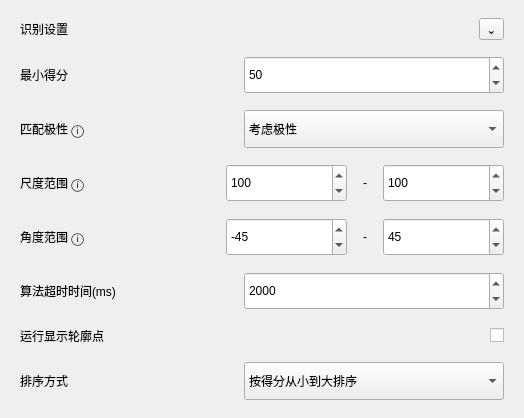
                  <widget class="QFrame" name="recognitionSettingsCard">
                   <property name="frameShape">
                    <enum>QFrame::NoFrame</enum>
                   </property>
                   <property name="panelRole" stdset="0">
                    <string>configCard</string>
                   </property>
                   <layout class="QVBoxLayout" name="verticalLayout_recognitionSettings">
                    <property name="spacing">
                     <number>16</number>
                    </property>
                    <property name="leftMargin">
                     <number>20</number>
                    </property>
                    <property name="topMargin">
                     <number>18</number>
                    </property>
                    <property name="rightMargin">
                     <number>20</number>
                    </property>
                    <property name="bottomMargin">
                     <number>18</number>
                    </property>
                    <item>
                     <layout class="QHBoxLayout" name="horizontalLayout_recognitionHeader">
                      <item>
                       <widget class="QLabel" name="recognitionSettingsTitleLabel">
                        <property name="text">
                         <string>识别设置</string>
                        </property>
                        <property name="role" stdset="0">
                         <string>cardTitle</string>
                        </property>
                       </widget>
                      </item>
                      <item>
                       <spacer name="horizontalSpacer_recognitionHeader">
                        <property name="orientation">
                         <enum>Qt::Horizontal</enum>
                        </property>
                        <property name="sizeHint" stdset="0">
                         <size>
                          <width>40</width>
                          <height>20</height>
                         </size>
                        </property>
                       </spacer>
                      </item>
                      <item>
                       <widget class="QToolButton" name="recognitionCollapseButton">
                        <property name="text">
                         <string>⌄</string>
                        </property>
                        <property name="role" stdset="0">
                         <string>collapseCard</string>
                        </property>
                       </widget>
                      </item>
                     </layout>
                    </item>
                    <item>
                     <layout class="QHBoxLayout" name="horizontalLayout_minScore">
                      <property name="leftMargin">
                       <number>0</number>
                      </property>
                      <property name="topMargin">
                       <number>0</number>
                      </property>
                      <property name="rightMargin">
                       <number>0</number>
                      </property>
                      <property name="bottomMargin">
                       <number>0</number>
                      </property>
                      <item>
                       <widget class="QLabel" name="minScoreLabel">
                        <property name="minimumSize">
                         <size>
                          <width>150</width>
                          <height>0</height>
                         </size>
                        </property>
                        <property name="text">
                         <string>最小得分</string>
                        </property>
                        <property name="role" stdset="0">
                         <string>rowField</string>
                        </property>
                       </widget>
                      </item>
                      <item>
                       <widget class="QSpinBox" name="minScoreSpinBox">
                        <property name="minimumSize">
                         <size>
                          <width>260</width>
                          <height>38</height>
                         </size>
                        </property>
                        <property name="minimum">
                         <number>0</number>
                        </property>
                        <property name="maximum">
                         <number>100</number>
                        </property>
                        <property name="value">
                         <number>50</number>
                        </property>
                       </widget>
                      </item>
                     </layout>
                    </item>
                    <item>
                     <layout class="QHBoxLayout" name="horizontalLayout_matchPolarity">
                      <property name="leftMargin">
                       <number>0</number>
                      </property>
                      <property name="topMargin">
                       <number>0</number>
                      </property>
                      <property name="rightMargin">
                       <number>0</number>
                      </property>
                      <property name="bottomMargin">
                       <number>0</number>
                      </property>
                      <item>
                       <widget class="QLabel" name="matchPolarityLabel">
                        <property name="minimumSize">
                         <size>
                          <width>150</width>
                          <height>0</height>
                         </size>
                        </property>
                        <property name="text">
                         <string>匹配极性 ⓘ</string>
                        </property>
                        <property name="role" stdset="0">
                         <string>rowField</string>
                        </property>
                       </widget>
                      </item>
                      <item>
                       <widget class="QComboBox" name="matchPolarityComboBox">
                        <property name="minimumSize">
                         <size>
                          <width>260</width>
                          <height>38</height>
                         </size>
                        </property>
                        <property name="currentIndex">
                         <number>1</number>
                        </property>
                        <item>
                         <property name="text">
                          <string>不考虑极性</string>
                         </property>
                        </item>
                        <item>
                         <property name="text">
                          <string>考虑极性</string>
                         </property>
                        </item>
                       </widget>
                      </item>
                     </layout>
                    </item>
                    <item>
                     <layout class="QHBoxLayout" name="horizontalLayout_scaleRange">
                      <property name="leftMargin">
                       <number>0</number>
                      </property>
                      <property name="topMargin">
                       <number>0</number>
                      </property>
                      <property name="rightMargin">
                       <number>0</number>
                      </property>
                      <property name="bottomMargin">
                       <number>0</number>
                      </property>
                      <item>
                       <widget class="QLabel" name="scaleRangeLabel">
                        <property name="minimumSize">
                         <size>
                          <width>150</width>
                          <height>0</height>
                         </size>
                        </property>
                        <property name="text">
                         <string>尺度范围 ⓘ</string>
                        </property>
                        <property name="role" stdset="0">
                         <string>rowField</string>
                        </property>
                       </widget>
                      </item>
                      <item>
                       <spacer name="horizontalSpacer">
                        <property name="orientation">
                         <enum>Qt::Horizontal</enum>
                        </property>
                        <property name="sizeHint" stdset="0">
                         <size>
                          <width>40</width>
                          <height>20</height>
                         </size>
                        </property>
                       </spacer>
                      </item>
                      <item>
                       <widget class="QSpinBox" name="minScaleSpinBox">
                        <property name="sizePolicy">
                         <sizepolicy hsizetype="Fixed" vsizetype="Fixed">
                          <horstretch>0</horstretch>
                          <verstretch>0</verstretch>
                         </sizepolicy>
                        </property>
                        <property name="minimumSize">
                         <size>
                          <width>121</width>
                          <height>38</height>
                         </size>
                        </property>
                        <property name="maximumSize">
                         <size>
                          <width>121</width>
                          <height>38</height>
                         </size>
                        </property>
                        <property name="maximum">
                         <number>999</number>
                        </property>
                        <property name="value">
                         <number>100</number>
                        </property>
                       </widget>
                      </item>
                      <item>
                       <widget class="QLabel" name="scaleDashLabel">
                        <property name="text">
                         <string>-</string>
                        </property>
                        <property name="alignment">
                         <set>Qt::AlignCenter</set>
                        </property>
                       </widget>
                      </item>
                      <item>
                       <widget class="QSpinBox" name="maxScaleSpinBox">
                        <property name="sizePolicy">
                         <sizepolicy hsizetype="Fixed" vsizetype="Fixed">
                          <horstretch>0</horstretch>
                          <verstretch>0</verstretch>
                         </sizepolicy>
                        </property>
                        <property name="minimumSize">
                         <size>
                          <width>121</width>
                          <height>38</height>
                         </size>
                        </property>
                        <property name="maximumSize">
                         <size>
                          <width>121</width>
                          <height>38</height>
                         </size>
                        </property>
                        <property name="maximum">
                         <number>999</number>
                        </property>
                        <property name="value">
                         <number>100</number>
                        </property>
                       </widget>
                      </item>
                     </layout>
                    </item>
                    <item>
                     <layout class="QHBoxLayout" name="horizontalLayout_angleRange">
                      <property name="leftMargin">
                       <number>0</number>
                      </property>
                      <property name="topMargin">
                       <number>0</number>
                      </property>
                      <property name="rightMargin">
                       <number>0</number>
                      </property>
                      <property name="bottomMargin">
                       <number>0</number>
                      </property>
                      <item>
                       <widget class="QLabel" name="angleRangeLabel">
                        <property name="minimumSize">
                         <size>
                          <width>150</width>
                          <height>0</height>
                         </size>
                        </property>
                        <property name="text">
                         <string>角度范围 ⓘ</string>
                        </property>
                        <property name="role" stdset="0">
                         <string>rowField</string>
                        </property>
                       </widget>
                      </item>
                      <item>
                       <spacer name="horizontalSpacer_2">
                        <property name="orientation">
                         <enum>Qt::Horizontal</enum>
                        </property>
                        <property name="sizeHint" stdset="0">
                         <size>
                          <width>40</width>
                          <height>20</height>
                         </size>
                        </property>
                       </spacer>
                      </item>
                      <item>
                       <widget class="QSpinBox" name="minAngleSpinBox">
                        <property name="sizePolicy">
                         <sizepolicy hsizetype="Fixed" vsizetype="Fixed">
                          <horstretch>0</horstretch>
                          <verstretch>0</verstretch>
                         </sizepolicy>
                        </property>
                        <property name="minimumSize">
                         <size>
                          <width>121</width>
                          <height>38</height>
                         </size>
                        </property>
                        <property name="maximumSize">
                         <size>
                          <width>121</width>
                          <height>38</height>
                         </size>
                        </property>
                        <property name="minimum">
                         <number>-180</number>
                        </property>
                        <property name="maximum">
                         <number>180</number>
                        </property>
                        <property name="value">
                         <number>-45</number>
                        </property>
                       </widget>
                      </item>
                      <item>
                       <widget class="QLabel" name="angleDashLabel">
                        <property name="text">
                         <string>-</string>
                        </property>
                        <property name="alignment">
                         <set>Qt::AlignCenter</set>
                        </property>
                       </widget>
                      </item>
                      <item>
                       <widget class="QSpinBox" name="maxAngleSpinBox">
                        <property name="sizePolicy">
                         <sizepolicy hsizetype="Fixed" vsizetype="Fixed">
                          <horstretch>0</horstretch>
                          <verstretch>0</verstretch>
                         </sizepolicy>
                        </property>
                        <property name="minimumSize">
                         <size>
                          <width>121</width>
                          <height>38</height>
                         </size>
                        </property>
                        <property name="maximumSize">
                         <size>
                          <width>121</width>
                          <height>38</height>
                         </size>
                        </property>
                        <property name="minimum">
                         <number>-180</number>
                        </property>
                        <property name="maximum">
                         <number>180</number>
                        </property>
                        <property name="value">
                         <number>45</number>
                        </property>
                       </widget>
                      </item>
                     </layout>
                    </item>
                    <item>
                     <layout class="QHBoxLayout" name="horizontalLayout_timeout">
                      <property name="leftMargin">
                       <number>0</number>
                      </property>
                      <property name="topMargin">
                       <number>0</number>
                      </property>
                      <property name="rightMargin">
                       <number>0</number>
                      </property>
                      <property name="bottomMargin">
                       <number>0</number>
                      </property>
                      <item>
                       <widget class="QLabel" name="timeoutLabel">
                        <property name="minimumSize">
                         <size>
                          <width>150</width>
                          <height>0</height>
                         </size>
                        </property>
                        <property name="text">
                         <string>算法超时时间(ms)</string>
                        </property>
                        <property name="role" stdset="0">
                         <string>rowField</string>
                        </property>
                       </widget>
                      </item>
                      <item>
                       <widget class="QSpinBox" name="timeoutSpinBox">
                        <property name="minimumSize">
                         <size>
                          <width>260</width>
                          <height>38</height>
                         </size>
                        </property>
                        <property name="maximum">
                         <number>99999</number>
                        </property>
                        <property name="value">
                         <number>2000</number>
                        </property>
                       </widget>
                      </item>
                     </layout>
                    </item>
                    <item>
                     <layout class="QHBoxLayout" name="horizontalLayout_showContour">
                      <property name="leftMargin">
                       <number>0</number>
                      </property>
                      <property name="topMargin">
                       <number>0</number>
                      </property>
                      <property name="rightMargin">
                       <number>0</number>
                      </property>
                      <property name="bottomMargin">
                       <number>0</number>
                      </property>
                      <item>
                       <widget class="QLabel" name="showContourLabel">
                        <property name="minimumSize">
                         <size>
                          <width>260</width>
                          <height>0</height>
                         </size>
                        </property>
                        <property name="text">
                         <string>运行显示轮廓点</string>
                        </property>
                        <property name="role" stdset="0">
                         <string>rowField</string>
                        </property>
                       </widget>
                      </item>
                      <item>
                       <spacer name="horizontalSpacer_showContour">
                        <property name="orientation">
                         <enum>Qt::Horizontal</enum>
                        </property>
                        <property name="sizeHint" stdset="0">
                         <size>
                          <width>40</width>
                          <height>20</height>
                         </size>
                        </property>
                       </spacer>
                      </item>
                      <item>
                       <widget class="QCheckBox" name="showContourSwitch">
                        <property name="text">
                         <string/>
                        </property>
                       </widget>
                      </item>
                     </layout>
                    </item>
                    <item>
                     <layout class="QHBoxLayout" name="horizontalLayout_sortMode">
                      <property name="leftMargin">
                       <number>0</number>
                      </property>
                      <property name="topMargin">
                       <number>0</number>
                      </property>
                      <property name="rightMargin">
                       <number>0</number>
                      </property>
                      <property name="bottomMargin">
                       <number>0</number>
                      </property>
                      <item>
                       <widget class="QLabel" name="sortModeLabel">
                        <property name="minimumSize">
                         <size>
                          <width>150</width>
                          <height>0</height>
                         </size>
                        </property>
                        <property name="text">
                         <string>排序方式</string>
                        </property>
                        <property name="role" stdset="0">
                         <string>rowField</string>
                        </property>
                       </widget>
                      </item>
                      <item>
                       <widget class="QComboBox" name="sortModeComboBox">
                        <property name="minimumSize">
                         <size>
                          <width>260</width>
                          <height>38</height>
                         </size>
                        </property>
                        <property name="currentIndex">
                         <number>4</number>
                        </property>
                        <item>
                         <property name="text">
                          <string>按X坐标从小到大排序</string>
                         </property>
                        </item>
                        <item>
                         <property name="text">
                          <string>按X坐标从大到小排序</string>
                         </property>
                        </item>
                        <item>
                         <property name="text">
                          <string>按Y坐标从小到大排序</string>
                         </property>
                        </item>
                        <item>
                         <property name="text">
                          <string>按Y坐标从大到小排序</string>
                         </property>
                        </item>
                        <item>
                         <property name="text">
                          <string>按得分从小到大排序</string>
                         </property>
                        </item>
                        <item>
                         <property name="text">
                          <string>按得分从大到小排序</string>
                         </property>
                        </item>
                        <item>
                         <property name="text">
                          <string>按角度从小到大排序</string>
                         </property>
                        </item>
                        <item>
                         <property name="text">
                          <string>按角度从大到小排序</string>
                         </property>
                        </item>
                        <item>
                         <property name="text">
                          <string>按ROI序号排序</string>
                         </property>
                        </item>
                       </widget>
                      </item>
                     </layout>
                    </item>
                   </layout>
                  </widget>
